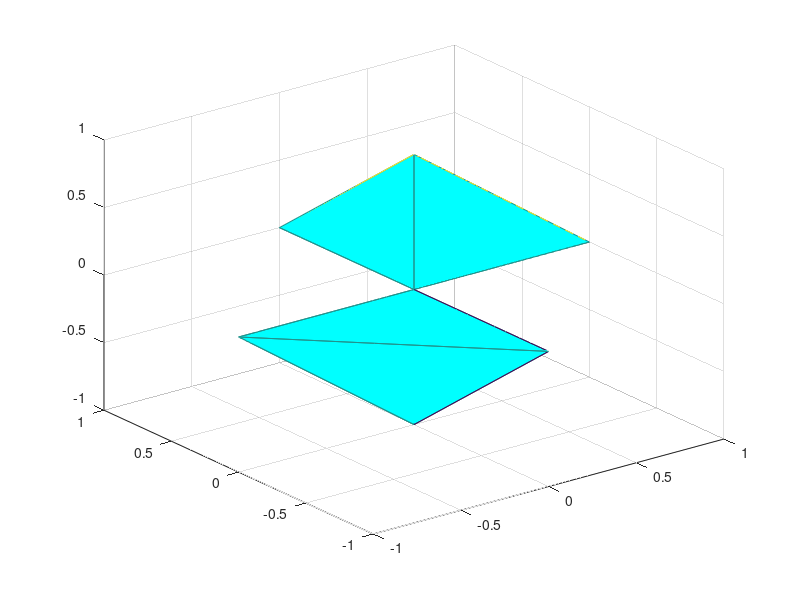

This figure's MATLAB source: (Note: this script raises an error after producing the figure.)
x=[0,1,0,0];
y=[0,0,1,0];
z=[0,0,0,1];
x2=[0,-1,0,0];
y2=[0,0,-1,0];
z2=[0,0,0,-1];

[k1,av1] = convhull(x,y,z);
[k2,av2] = convhull(x2,y2,z2);

s1 = trimesh(k1,x,y,z,'FaceColor','cyan','DisplayName','Y0')
hold on
s2 = trimesh(k2,x2,y2,z2,'FaceColor','cyan','DisplayName','Y1')
alpha(s1,0.1)
legend show
